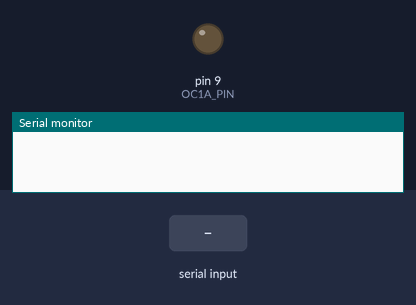
Bench run of a sketch on a simulated Arduino Uno, built with avr-gcc and run on an emulated ATmega328P. On the bench: output pins drawn as LEDs (lit = HIGH), the last lines printed to the serial monitor. The test bench sets the inputs (shaded band).

Above: at 1.2 s.
1.3 s: "90,45\n" received over Serial
At 2.2 s:
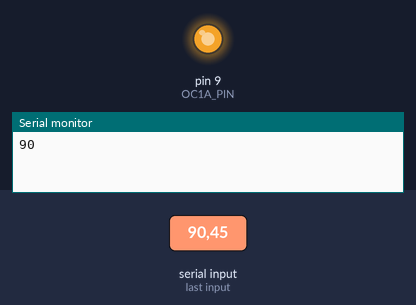
2.8 s: "30,150\n" received over Serial
At 3.4 s:
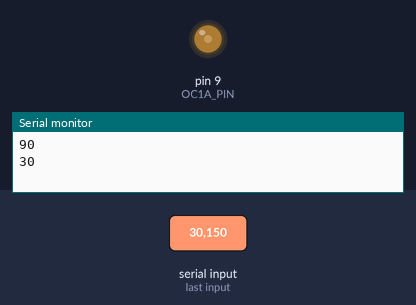
4.3 s: "5\n" received over Serial
At 5.5 s:
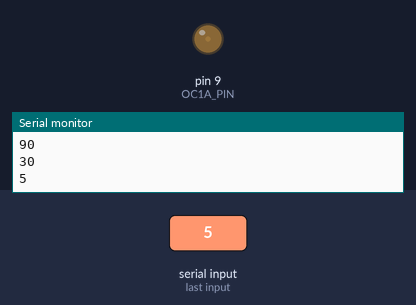
5.8 s: "90\n" received over Serial
At 6.7 s:
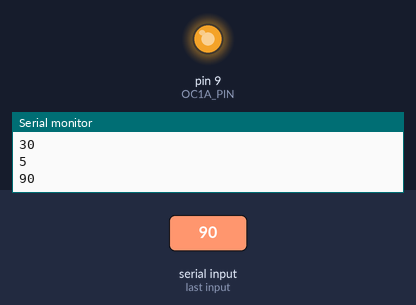
Timing chart, 0 to 8.3 s (numbered marks = the images above; inputs shaded):
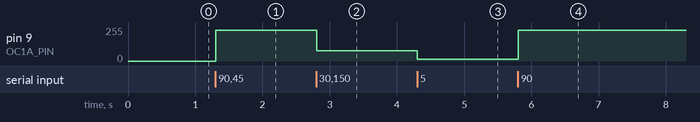

The sketch:

PWM_fan_speed_control.ino
```cpp
const byte OC1A_PIN = 9;
const byte OC1B_PIN = 10;

const word PWM_FREQ_HZ = 20000; //Adjust this value to adjust the frequency
const word TCNT1_TOP = 16000000 / (2 * PWM_FREQ_HZ);

char ch;
String s="";
void setup() {

  Serial.begin(9600);
  pinMode(OC1A_PIN, OUTPUT);

  // Clear Timer1 control and count registers
  TCCR1A = 0;
  TCCR1B = 0;
  TCNT1  = 0;

  // Set Timer1 configuration
  // COM1A(1:0) = 0b10   (Output A clear rising/set falling)
  // COM1B(1:0) = 0b00   (Output B normal operation)
  // WGM(13:10) = 0b1010 (Phase correct PWM)
  // ICNC1      = 0b0    (Input capture noise canceler disabled)
  // ICES1      = 0b0    (Input capture edge select disabled)
  // CS(12:10)  = 0b001  (Input clock select = clock/1)

  TCCR1A |= (1 << COM1A1) | (1 << WGM11);
  TCCR1B |= (1 << WGM13) | (1 << CS10);
  ICR1 = TCNT1_TOP;
}

void loop() {

  if(Serial.available()>0)
  {
    ch = Serial.read();
    if(ch=='\n')
    {
        int x = s.toInt();
        Serial.println(x);
        s="";
        setPwmDuty(x);
    }
    else
    {
      s+=ch;
    }
  }
}

void setPwmDuty(byte duty) {
  OCR1A = (word) (duty * TCNT1_TOP) / 100;
}
```

Measured:
- after the input at 1.3 s, pin 9 (OC1A_PIN): 0/255 → 230/255 at once
- after the input at 2.8 s, pin 9 (OC1A_PIN): 230/255 → 77/255 at once
- after the input at 4.3 s, pin 9 (OC1A_PIN): 77/255 → 13/255 at once
- after the input at 5.8 s, pin 9 (OC1A_PIN): 13/255 → 230/255 at once
